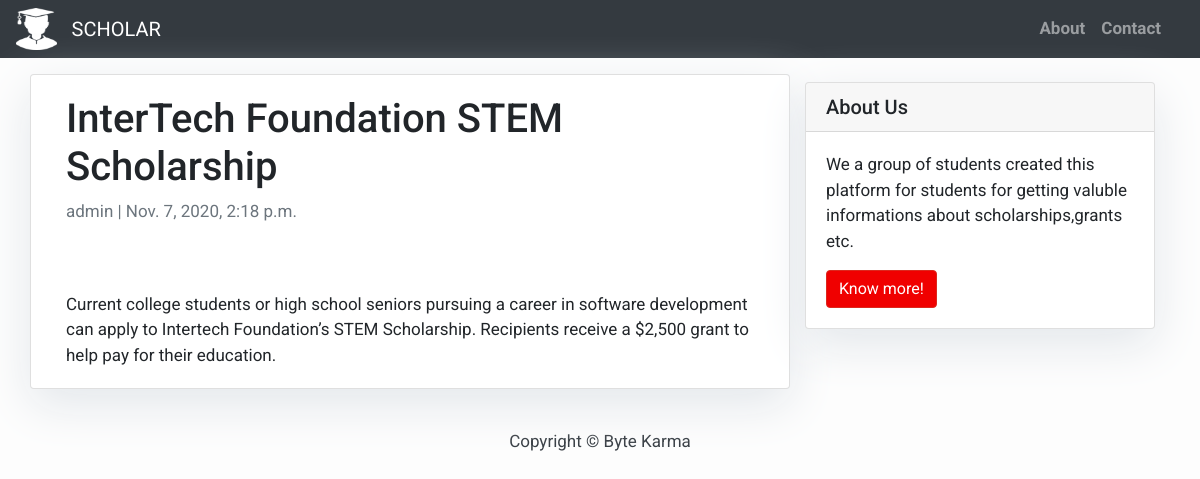
/post-7/, run on the app's committed database.
### blog/models.py (models this page shows, shortened)
class Post(models.Model):
    title = models.CharField(max_length=200, unique=True)
    topic_image = models.ImageField(null=True, blank=True, upload_to="images/")
    slug = models.SlugField(max_length=200, unique=True)
    author = models.ForeignKey(User, on_delete= models.CASCADE,related_name='blog_posts')
    updated_on = models.DateTimeField(auto_now= True)
    content = models.TextField()
    created_on = models.DateTimeField(auto_now_add=True)
    status = models.IntegerField(choices=STATUS, default=0)
    class Meta:
        ordering = ['-created_on']

### blog/views.py (the view)
# urls.py: path('<slug:slug>/', views.PostDetail.as_view(), name='post_detail'),
class PostDetail(generic.DetailView):
    model = Post
    template_name = 'post_detail.html'

### templates/post_detail.html (shortened to what this page needs)
{% extends 'base.html' %} {% block content %}
<div class="container">
  <div class="row">
    <div class="col-md-8 card mb-4  mt-3 left  top">
      <div class="card-body">
        <h1>{% block title %} {{ object.title }} {% endblock title %}</h1>
        <p class=" text-muted">{{ post.author }} | {{ post.created_on }}</p>
        <br/><br/>
        <p class="card-text ">{{ object.content | safe }}</p>
      </div>
    </div>
    {% block sidebar %} {% include 'sidebar.html' %} {% endblock sidebar %}
  </div>
</div>
{% endblock content %}

### templates/base.html (style rules this page uses)
body { font-family: "Roboto", sans-serif; font-size: 17px; background-color: #fdfdfd; }

### templates/sidebar.html (style rules this page uses)
.card { box-shadow: 0 16px 48px #E3E7EB; }

### data on the page
Post: title "InterTech Foundation STEM Scholarship", author "admin", created_on "Nov. 7, 2020, 2:18 p.m.", content "Current college students or high school seniors pursuing a career in software development can apply to Intertech Foundation’s STEM Scholarship. Recipients receive a $2,500 grant to help pay for their education."
